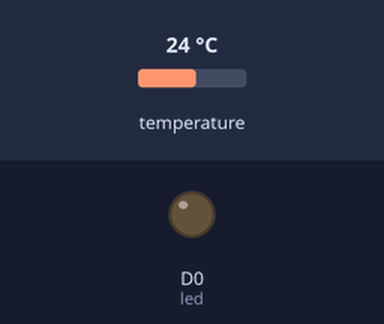
Simulated run of this sketch. Board: ESP8266 (NodeMCU). On the bench: output pins drawn as LEDs (lit = HIGH). Wiring (inferred from the names in the program): LM75 temperature sensor at I2C address 0x48; LM75 temperature sensor at I2C address 0x49; LM75 temperature sensor at I2C address 0x4A; LM75 temperature sensor at I2C address 0x4B; LM75 temperature sensor at I2C address 0x4C; LM75 temperature sensor at I2C address 0x4D; LM75 temperature sensor at I2C address 0x4E; LM75 temperature sensor at I2C address 0x4F. Inputs (shaded band) come from the test bench; at power-on: temperature 24 °C. WiFi joins after 1.5 s; servers stay silent unless stated; uploads are accepted with an empty reply; what the sketch prints to the serial monitor is not drawn.

Above: at 0.1 s.
At 28.7 s:
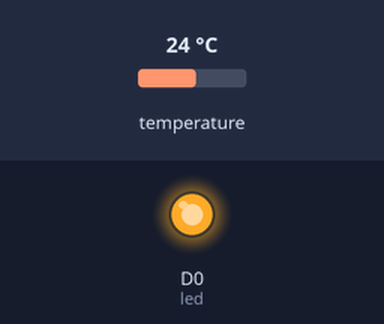
Timing chart, 0 to 40.0 s (numbered marks = the images above):
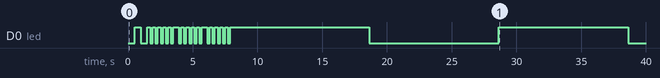

The sketch:

rooftop.ino.ino
```cpp
#include <ESP8266WiFi.h>
#include <WiFiClient.h>
#include <ESP8266HTTPClient.h>
#include <inttypes.h>
#include <Wire.h>

const char *ssid = "scoltock";
const char *password = "nowireshere";
const int led = D0;
const char *influxURL = "http://bees.scoltock.co.nz:8086/write?db=bees";
int loopCount = 0;

void setup ( void ) {
  Serial.print("WiFi Status Connected=");
  Serial.println(WL_CONNECTED);
  Serial.print("WiFi Statis Disconnected=");
  Serial.println(WL_DISCONNECTED);

  pinMode ( led, OUTPUT );
  digitalWrite ( led, 0 );
  Serial.begin ( 115200 );

  Serial.println ( "" );

  digitalWrite(led, 1); //leave LED on, now that WiFi is established

}

void loop ( void ) {
  String postData="temp,hive=1 ambient=";
  float temp;
  bool sendTemps = loopCount%(6*15) == 0;
  bool sendTelemetry = loopCount%(6*60)==0;

  digitalWrite(led, !digitalRead (led));

  if (sendTemps || sendTelemetry)
    connectWiFi();

  if (sendTemps) {
    for(int address = 0x48;address < 0x50; address++) {
      temp=getTemp(address);
      if (address>0x48) {
        postData+=",";
        postData+=address;
        postData+="=";
      }

      postData+=temp;
    }

    insertData(postData);
  }

  if (sendTelemetry){
    loopCount = 0;
    reportRSSI();
    reportBatteryLevel();
  }

  if (sendTemps || sendTelemetry)
  {
    disconnectWiFi();
  }

  delay(10*1000);
  loopCount++;
  Serial.print("-");
  if (loopCount/6 == loopCount/6.0)
    Serial.print(loopCount/6);
  //Serial.println("");
  //Serial.println(loopCount);
  //Serial.println(loopCount%6);
  //Serial.println(loopCount/6.0);
}

float getTemp(int address) {
  const int LM75A_BASE_ADDRESS = 0x48;
  const float LM75A_DEGREES_RESOLUTION = 0.125;
  float real_value=0;

  Wire.begin(D1, D2);

  const int LM75A_REG_ADDR_TEMP = 0;
  // Go to temperature data register
  Wire.beginTransmission(address);
  Wire.write(LM75A_REG_ADDR_TEMP);
  if(!Wire.endTransmission()) {
    uint16_t i2c_received = 0;

    // Get content
    if (Wire.requestFrom(address, 2)) {
      Wire.readBytes((uint8_t*)&i2c_received, 2);
      // Modify the value (only 11 MSB are relevant if swapped)
      int16_t refactored_value;
      uint8_t* ptr = (uint8_t*)&refactored_value;

      // Swap bytes
      *ptr = *((uint8_t*)&i2c_received + 1);
      *(ptr + 1) = *(uint8_t*)&i2c_received;

      // Shift data (left-aligned)
      refactored_value >>= 5;
      if (refactored_value & 0x0400) {
        // When sign bit is set, set upper unused bits, then 2's complement
        refactored_value |= 0xf800;
        refactored_value = ~refactored_value + 1;
        real_value = (float)refactored_value * (-1) * LM75A_DEGREES_RESOLUTION;
      }
      else {
        real_value = (float)refactored_value *  LM75A_DEGREES_RESOLUTION;
      }
    }
  }
  return real_value;
}

void reportRSSI()
{
  String postData="rssi,hive=1 value=";
  postData+=WiFi.RSSI();

  insertData(postData);
}

void reportBatteryLevel()
{
  String postData="battery_voltage,hive=1 value=";
  postData+=analogRead(A0);

  insertData(postData);
}

void insertData(String postData)
{
  Serial.print("Inserting '");
  Serial.print(postData);
  Serial.print("'");
  HTTPClient http;
  http.begin(influxURL);
  int httpCode = http.POST(postData);
  String payload = http.getString();
  http.end();
  for(int i=0;i<5;i++){
    digitalWrite(led,0);
    delay(200);
    digitalWrite(led,1);
    delay(200);

  }
  Serial.println(" - Inserted");
}

void printWiFiInfo(){
  Serial.println ( "" );
  Serial.print ( "Connected to " );
  Serial.println ( ssid );
  Serial.print ( "IP address: " );
  Serial.println ( WiFi.localIP() );
}

void connectWiFi(){
  WiFi.begin ( ssid, password );
  while ( WiFi.status() != WL_CONNECTED ) {
    delay ( 500 );
    Serial.print ( "." );
    digitalWrite(led, !digitalRead (led));  //Flash LED while WiFi is not established
  }
  printWiFiInfo();
}

void disconnectWiFi(){
    Serial.print("Turning off WiFi");
    WiFi.mode(WIFI_OFF);
    Serial.print(" - off");
    delay(500);
    Serial.print(" - status=");
    Serial.println(WiFi.status());
}
```

Measured:
- by itself, D0 (led): LOW → HIGH at 0.50 s, → LOW 0.50 s later, → HIGH 0.50 s later, → LOW 0.21 s later, … (36 changes in this stretch)
